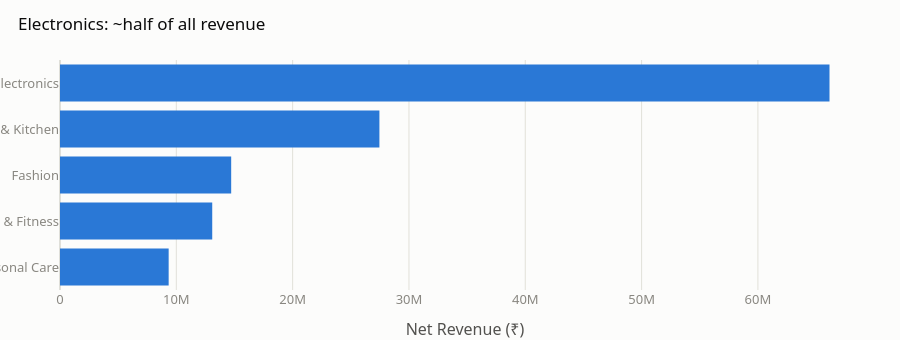
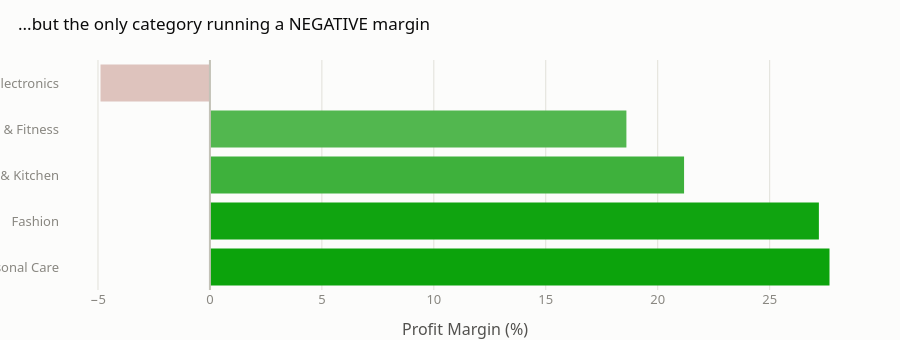

Notebook code cell kept with these figures, in order:
### Code cell
fig = px.bar(cat.reset_index(), x="Revenue", y="Category", orientation="h",
             title="Electronics: ~half of all revenue", color_discrete_sequence=[CATEGORICAL[0]])
fig.update_layout(yaxis=dict(categoryorder="total ascending"), xaxis_title="Net Revenue (₹)", yaxis_title=None)
finalize(fig, height=340).show()

fig2 = px.bar(cat.reset_index(), x="Margin_Pct", y="Category", orientation="h",
              title="...but the only category running a NEGATIVE margin",
              color="Margin_Pct", color_continuous_scale=[STATUS["critical"], INK["grid"], STATUS["good"]],
              color_continuous_midpoint=0)
fig2.update_layout(yaxis=dict(categoryorder="array", categoryarray=cat.sort_values("Margin_Pct").index[::-1]),
                    xaxis_title="Profit Margin (%)", yaxis_title=None, coloraxis_showscale=False)
fig2.add_vline(x=0, line_color=INK["axis"])
finalize(fig2, height=340).show()

### Figure 1 — Plotly figure (JSON) as saved in the notebook; plotly's stock layout.template omitted (floating-point values rounded to 4 significant figures)
{"data": [{"hovertemplate": "Revenue=%{x}<br>Category=%{y}<extra></extra>", "legendgroup": "", "marker": {"color": "#2a78d6", "pattern": {"shape": ""}}, "name": "", "orientation": "h", "showlegend": false, "textposition": "auto", "type": "bar", "x": [66150000.0, 27460000.0, 14720000.0, 13090000.0, 9342000.0], "xaxis": "x", "y": ["Electronics", "Home & Kitchen", "Fashion", "Sports & Fitness", "Beauty & Personal Care"], "yaxis": "y"}], "layout": {"barmode": "relative", "height": 340, "legend": {"orientation": "h", "tracegroupgap": 0, "x": 0, "xanchor": "left", "y": 1.02, "yanchor": "bottom"}, "title": {"text": "Electronics: ~half of all revenue"}, "xaxis": {"anchor": "y", "domain": [0.0, 1.0], "title": {"text": "Net Revenue (₹)"}}, "yaxis": {"anchor": "x", "categoryorder": "total ascending", "domain": [0.0, 1.0], "title": {}}}}

### Figure 2 — Plotly figure (JSON) as saved in the notebook; plotly's stock layout.template omitted (floating-point values rounded to 4 significant figures)
{"data": [{"hovertemplate": "Margin_Pct=%{marker.color}<br>Category=%{y}<extra></extra>", "legendgroup": "", "marker": {"color": [-4.887, 21.18, 27.2, 18.6, 27.67], "coloraxis": "coloraxis", "pattern": {"shape": ""}}, "name": "", "orientation": "h", "showlegend": false, "textposition": "auto", "type": "bar", "x": [-4.887, 21.18, 27.2, 18.6, 27.67], "xaxis": "x", "y": ["Electronics", "Home & Kitchen", "Fashion", "Sports & Fitness", "Beauty & Personal Care"], "yaxis": "y"}], "layout": {"barmode": "relative", "coloraxis": {"autocolorscale": false, "cmid": 0, "colorbar": {"title": {"text": "Margin_Pct"}}, "colorscale": [[0.0, "#d03b3b"], [0.5, "#e1e0d9"], [1.0, "#0ca30c"]], "showscale": false}, "height": 340, "legend": {"orientation": "h", "tracegroupgap": 0, "x": 0, "xanchor": "left", "y": 1.02, "yanchor": "bottom"}, "shapes": [{"line": {"color": "#c3c2b7"}, "type": "line", "x0": 0, "x1": 0, "xref": "x", "y0": 0, "y1": 1, "yref": "y domain"}], "title": {"text": "...but the only category running a NEGATIVE margin"}, "xaxis": {"anchor": "y", "domain": [0.0, 1.0], "title": {"text": "Profit Margin (%)"}}, "yaxis": {"anchor": "x", "categoryarray": ["Beauty & Personal Care", "Fashion", "Home & Kitchen", "Sports & Fitness", "Electronics"], "categoryorder": "array", "domain": [0.0, 1.0], "title": {}}}}
